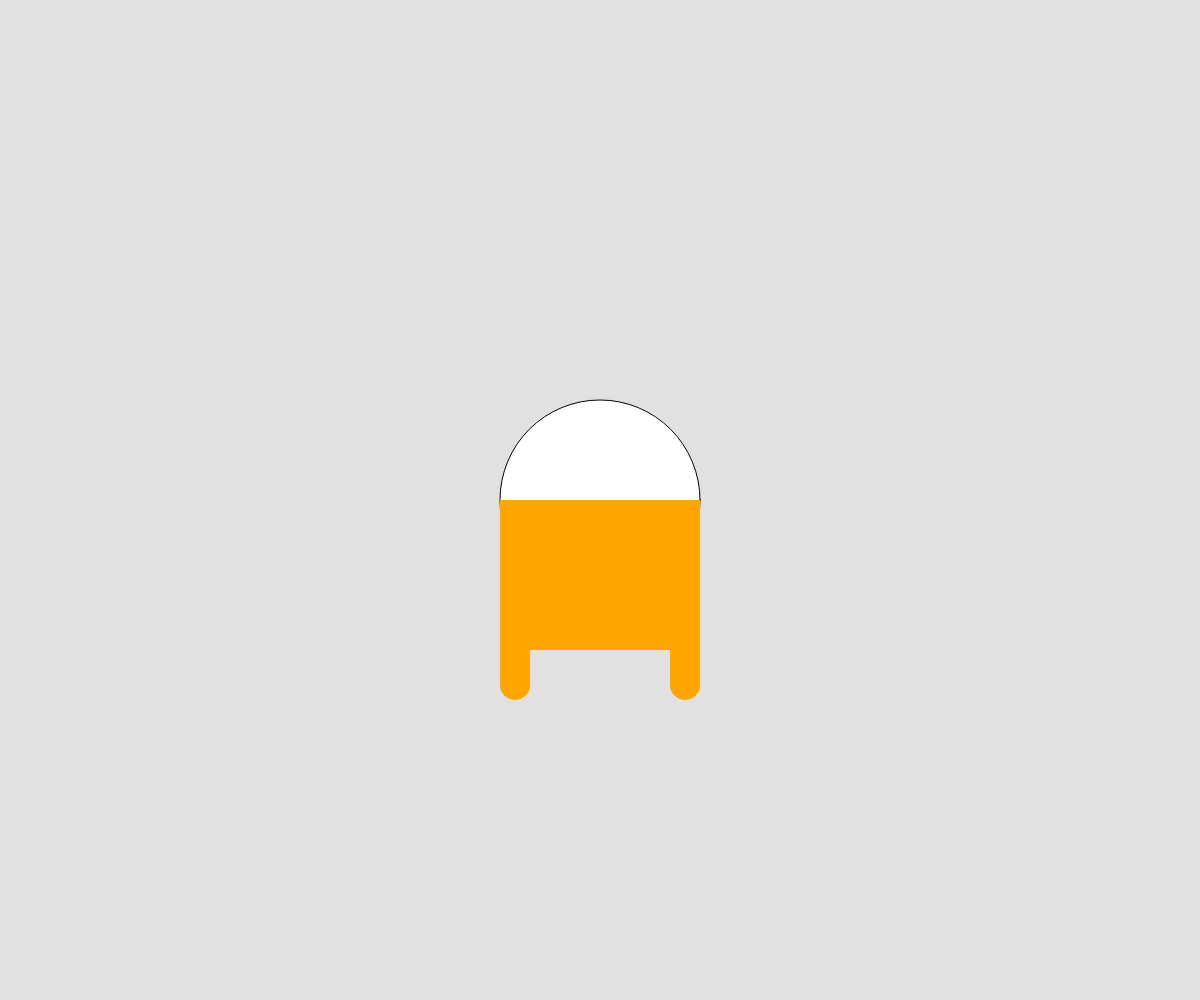
Frame 1 (no input)
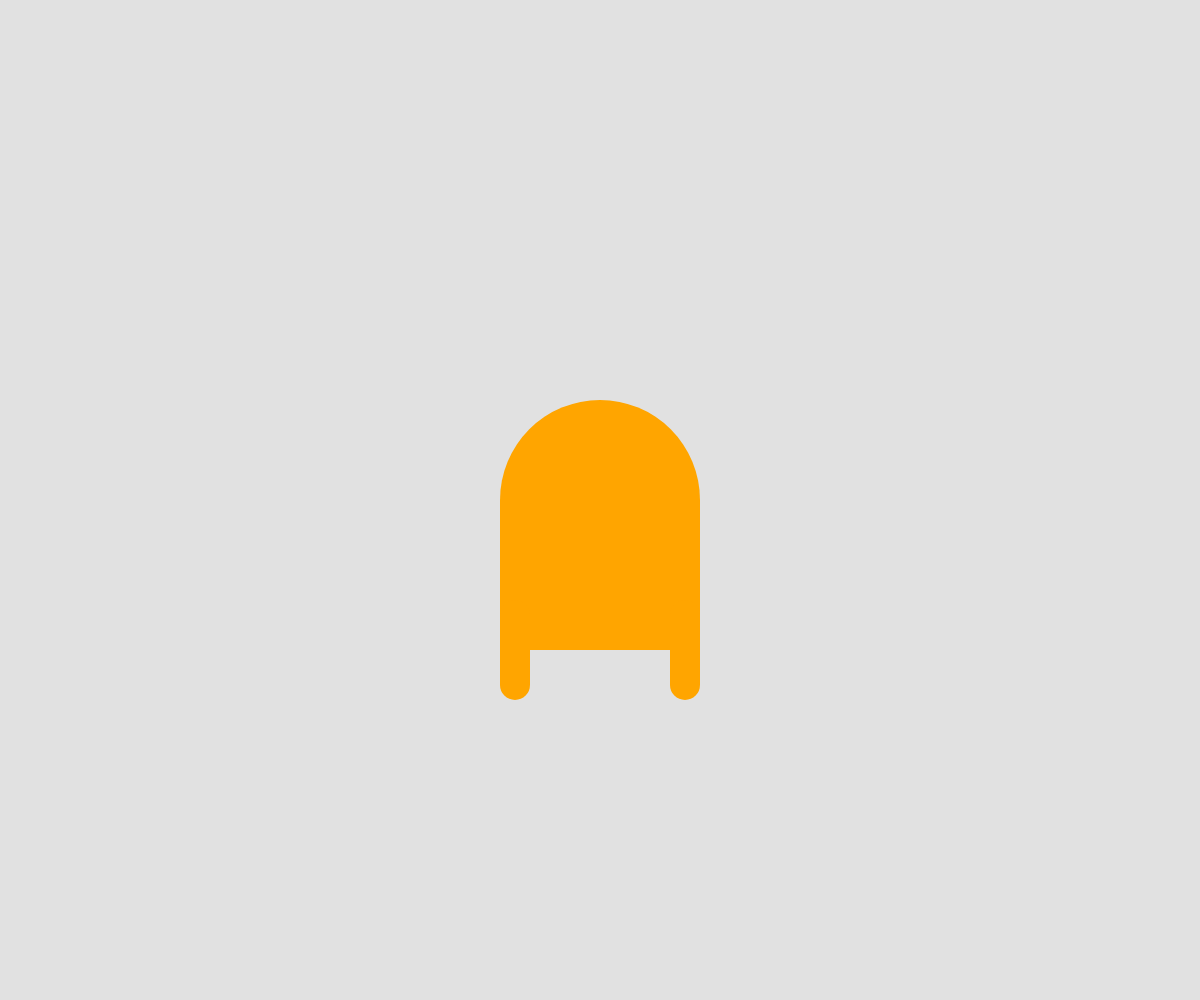
Frame 60 (no input)
Frame 120 (the mouse pressed at the canvas centre since frame 60): identical to frame 60, image omitted

The p5.js sketch that drew these frames (run headless with seeded random() and noise() and a simulated clock; from frame 60 on, the mouse is pressed at the canvas centre):

// p5.js sketch
// ── sketch.js
// Alien Drawing Exercise
// Miki Hoang
// February 10, 2026



function setup() {
  createCanvas(windowWidth, windowHeight);
  centerX = width/2;
  centerY = height/2;
}

function lilGuyBase(){
circle(centerX, centerY, 200);
noStroke();
fill("Orange");

rect(centerX - 100, centerY, 200, 150);
}

function lilGuyLegs(){
  rect(centerX - 100, centerY  + 100, 30, 100, 20); // Left Leg
  rect(centerX + 70, centerY  + 100, 30, 100, 20); // Right Leg
}

function lilGuyFeatures(){

}

function draw() {
  background(225);
  lilGuyBase();
  lilGuyLegs();
  lilGuyFeatures();
}
